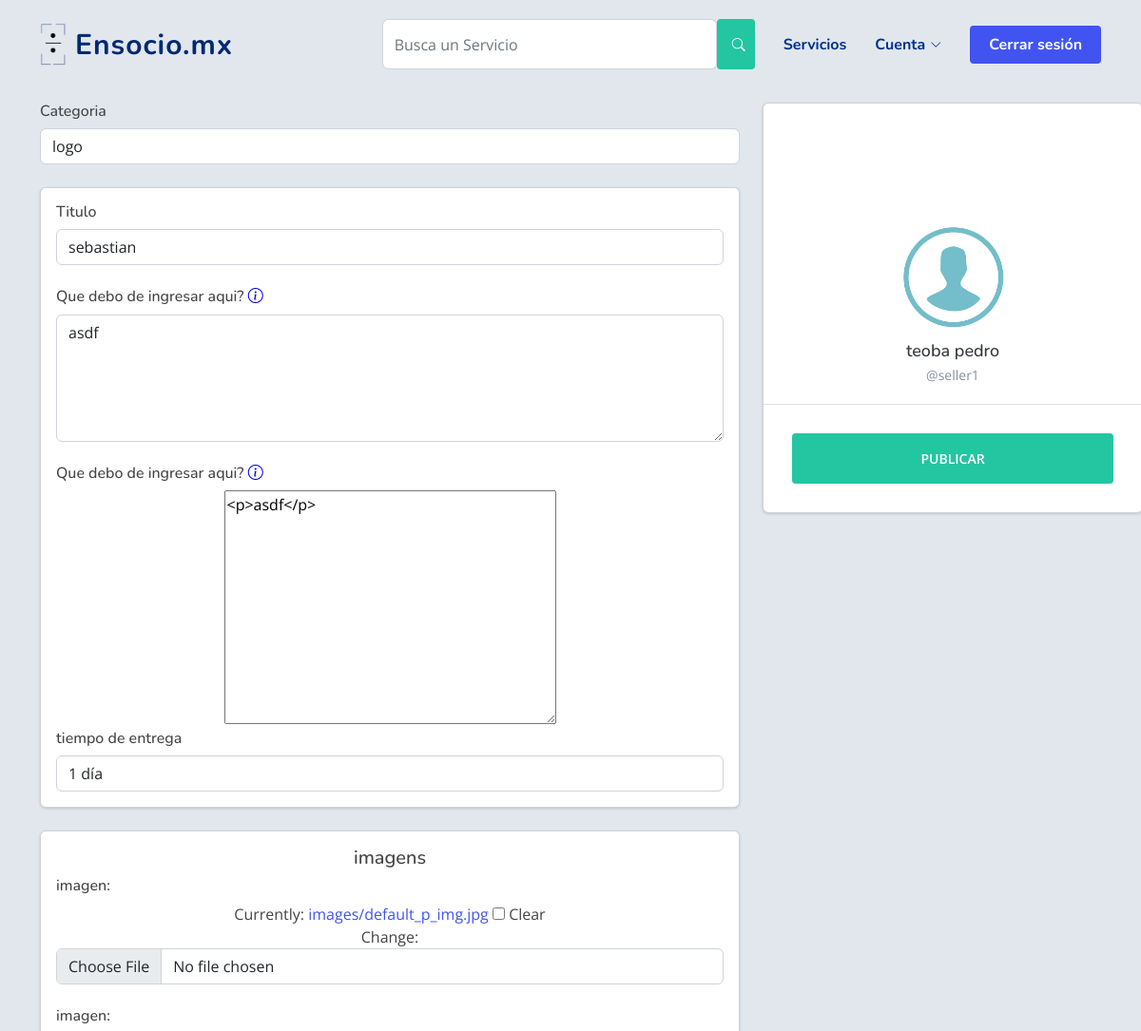
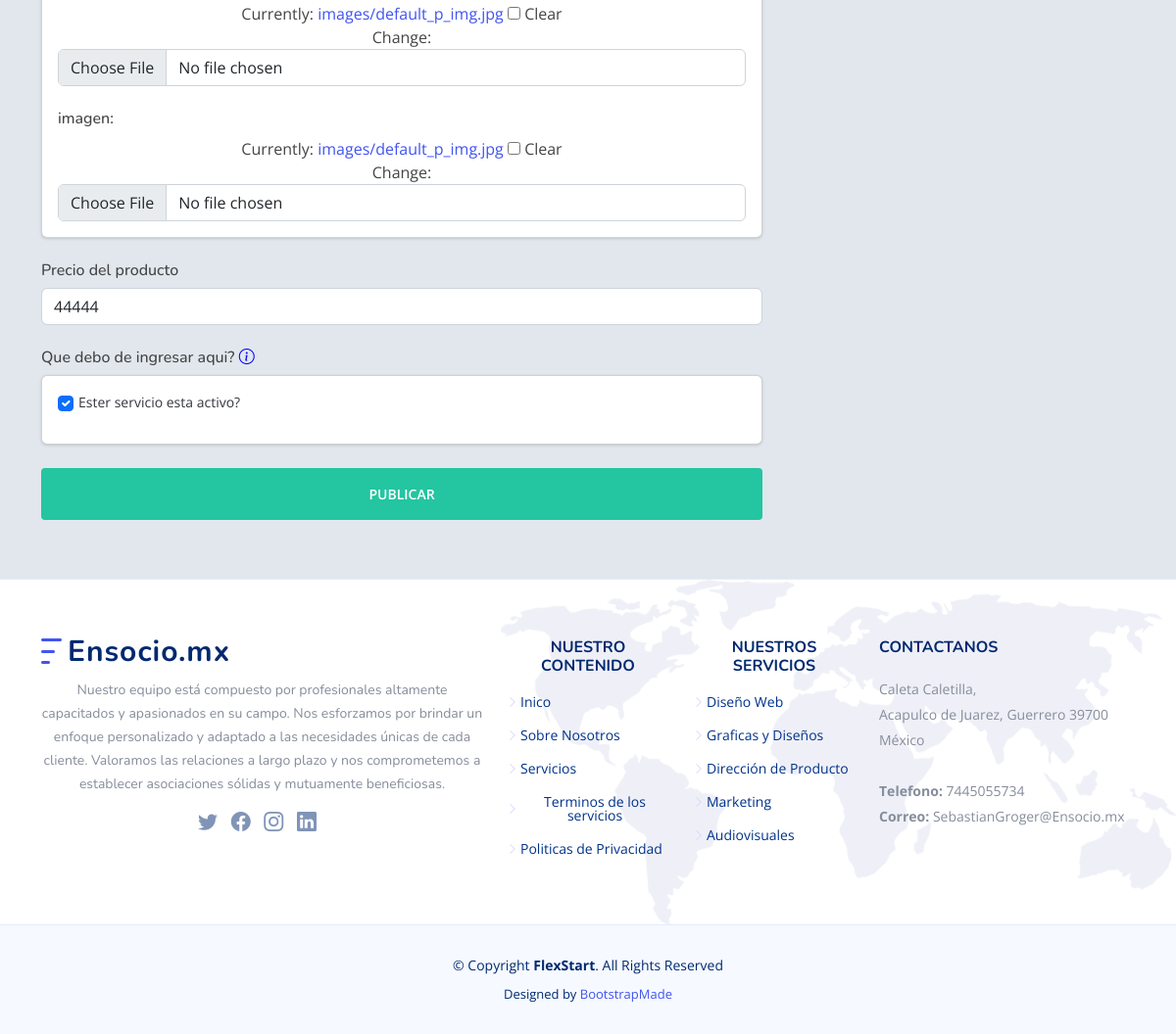
/edit_post/2/ (signed in), run on the app's committed database (2 pictures, top to bottom).
### store/models.py (models this page shows, shortened)
class Post(models.Model):
    category = models.ForeignKey(Category, related_name='product', on_delete=models.CASCADE, null=True)
    title = models.CharField(max_length=255)
    content = models.TextField(max_length=1599)
    detailed_description = RichTextField(null=True)
    STATUS_CHOICES = (
        ('1 día', '1 día'),
        ('2 días', '2 días'),
        ('3 días', '3 días'),
        ('4 días', '4 días'),
        ('5 días', '5 días'),
        ('6 días', '6 días'),
        ('1 semana', '1 semana'),
        ('2 semanas', '2 semanas'),
        ('3 semanas', '3 semanas'),
        ('1 mes', '1 mes'),
        ('2 meses', '2 meses'),
    )
    delivery_time = models.CharField(max_length=20, choices=STATUS_CHOICES, default='1 día')
    author = models.ForeignKey(User, on_delete=models.CASCADE)
    image = models.ImageField(upload_to='images/', default='images/default_p_img.jpg', null=True)
    image2 = models.ImageField(upload_to='images/', default='images/default_p_img.jpg', null=True)
    image3 = models.ImageField(upload_to='images/', default='images/default_p_img.jpg', null=True)
    price = models.IntegerField(default=0, null=True)
    is_active = models.BooleanField(default=True, null=True)
    created_at = models.DateTimeField(auto_now_add=True)
    updated = models.DateTimeField(auto_now=True, null=True)
    favorite = models.ManyToManyField(User, related_name='favorites', blank=True)
    likes = models.ManyToManyField(User, related_name='likes')
    dislikes = models.ManyToManyField(User, related_name='dislikes')
    class Meta:
        verbose_name_plural = 'Posts'
        ordering = ('-created_at',)

### store/views.py (the view)
# urls.py: path('edit_post/<int:pk>/', views.edit_post, name='edit_post'),
@login_required
def edit_post(request, pk):
    post = get_object_or_404(Post, id=pk)
    if post.author != request.user:
        return redirect('home_front')
    if request.method == 'POST':
        form = UpdatePostForm(request.POST, request.FILES, instance=post)
        if form.is_valid():
            form.save()
            return redirect(reverse('post_detail', args=[post.pk]))
    else:
        form = UpdatePostForm(instance=post)
    context = {
        'form': form,
    }
    return render(request, 'service/edit_post.html', context)

### store/models.py (called while the page is built)
    def __str__(self):
        return self.name

### templates/service/edit_post.html (shortened to what this page needs)
{% extends '../base.html' %}
{% load static %}
{% block content %}
<section id="" class="container-fluid d-flex align-items-center justify-content-between">
    <div class="container">
        <br><br>
        <div class="row">
            <div class="col-lg-8">
                <form method="POST" enctype="multipart/form-data">
                    <div style="text-align: left;">
                        <h6>Categoria</h6>
                    </div>
                    {{ form.category }}
                    <br>
                    <div style="width: 100%;" class="card">
                        <div class="card-body">
                            <div style="text-align: left;">
                                <h6>Titulo</h6>
                            </div>
                            {{ form.title }}
                            <br>
                            <div style="text-align: left;">
                                <h6 onclick="showAlert(1)">Que debo de ingresar aqui? <i style="color: blue;" class="bi bi-info-circle"></i></h6>
                            </div>
                            {{ form.content }}
                            <br>
                            <div style="text-align: left;">
                                <h6 onclick="showAlert(2)">Que debo de ingresar aqui? <i style="color: blue;" class="bi bi-info-circle"></i></h6>
                            </div>
                            {{ form.detailed_description }}
                            <br>
                            <div style="text-align: left;">
                                <h6>tiempo de entrega</h6>
                            </div>
                            {{ form.delivery_time }}
                        </div>
                    </div>
                    <br>
                    <div style="width: 100%;" class="card">
                        <div class="card-body">
                            <h5>imagens</h5>
                            <div style="text-align: left;">
                                <h6>imagen:</h6>
                            </div>
                            {{ form.image }}
                            <br>
                            <div style="text-align: left;">
                                <h6>imagen:</h6>
                            </div>
                            {{ form.image2 }}
                            <br>
                            <div style="text-align: left;">
                                <h6>imagen:</h6>
                            </div>
                            {{ form.image3 }}
                        </div>
                    </div>
                    <br>
                    <div style="text-align: left;">
                        <h6>Precio del producto</h6>
                    </div>
                    {{ form.price }}
                    <br>
                    <div style="text-align: left;">
                        <h6 onclick="showAlert(3)">Que debo de ingresar aqui? <i style="color: blue;" class="bi bi-info-circle"></i></h6>
                    </div>
                    <div style="width: 100%;" class="card">
                        <div class="card-body">
                            <div class="d-flex">
                                {{ form.is_active }}
                                <p style="padding-left: 5px; color: #33363b;"> Ester servicio esta activo?</p>
                            </div>
                        </div>
                    </div>
                    <br>
                    <input value="Publicar" type="Submit" class="btn btn-primary">
                </form>
            </div>
            <div class="col-lg-4">
                <div class="card">
                    <div class="card_background_img"></div>
                    <div class="card_profile_img"></div>
                    <div class="user_details">
                        <h3>{{ user.first_name }} {{ user.last_name }}</h3>
                        <p>@{{ user.username }}</p>
                    </div>
                    <div class="card_count">
                        <div class="btn">Publicar</div>
                    </div>
                </div>
            </div>
        </div>
    </div>
</section>
{% endblock %}

### static/assets/css/style.css (style rules this page uses)
:root { scroll-behavior: smooth; }
body { font-family: "Open Sans", sans-serif; color: #444444; }
a { color: #4154f1; text-decoration: none; }
h1, h2, h3, h4, h5, h6 { font-family: "Nunito", sans-serif; }
section { padding: 60px 0; overflow: hidden; }

### data on the page
Post: category "logo", title "sebastian", content "asdf", detailed_description "<p>asdf</p>", delivery_time "1 día", price "44444", is_active "☑"

### other printed values
{{ user.first_name }} "teoba"
{{ user.last_name }} "pedro"
{{ user.username }} "seller1"
